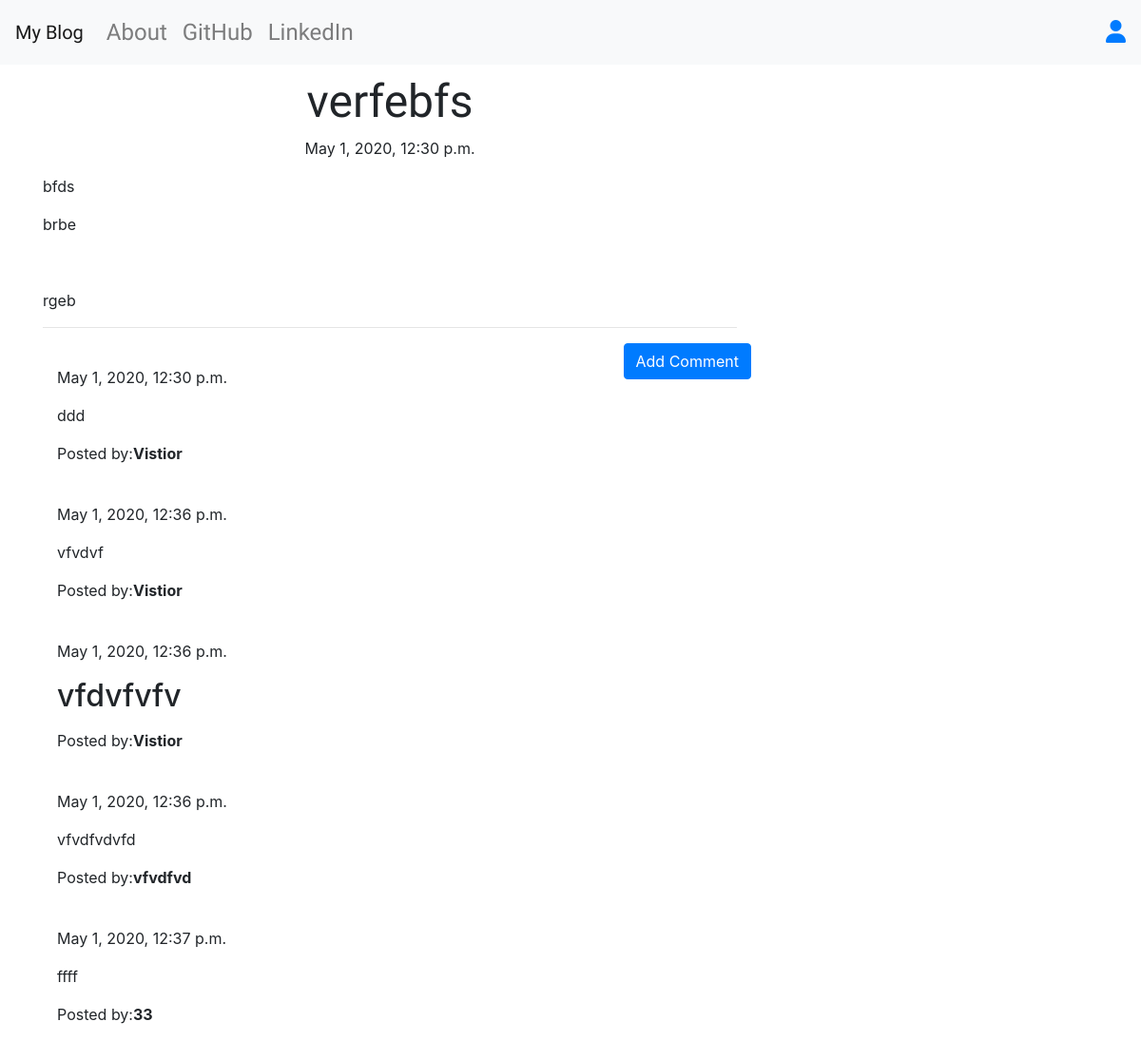
Screenshot of /post/7/ with the database file from the repository.
### blog/models.py (models this page shows, shortened)
class Post(models.Model):
    author = models.ForeignKey('auth.User', on_delete=models.CASCADE)
    title = models.CharField(max_length=200)
    text = models.TextField()
    created_date = models.DateTimeField(default=timezone.now)
    published_date = models.DateTimeField(blank=True, null=True)

class Comment(models.Model):
    post = models.ForeignKey(Post, related_name='comments', on_delete=models.CASCADE)
    author = models.CharField(max_length=200)
    text = models.TextField()
    created_date = models.DateTimeField(default=timezone.now)
    approved_comment = models.BooleanField(default=False)

### blog/views.py (the view)
# urls.py: path('post/<int:pk>/', views.PostDetailView.as_view(), name='post_detail'),
class PostDetailView(DetailView):
    model = Post

### blog/templates/blog/post_detail.html (shortened to what this page needs)
{% extends "blog/base.html" %}
{% block content %}
  <h1 class="posttitle loader">{{ post.title }}</h1>
  {% if post.published_date %}
    <div class="date postdate">
      {{ post.published_date }}
    </div>
  {% else %}
    <a class="btn btn-outline-primary"  href="{% url 'post_publish' pk=post.pk %}">Publish</a>
  {% endif %}
  <p class="postcontent">{{ post.text|safe|linebreaksbr }}</p>
  <hr>
  <a class="btn btn-primary btn-comment" href="{% url 'add_comment_to_post' pk=post.pk %}">Add Comment</a>
  <div class="container">
    {% for comment in post.comments.all %}
      <br>
      {% if user.is_authenticated or comment.approved_comment %}
        {{ comment.created_date }}
          <p>{{ comment.text|safe|linebreaks }}</p>
          <p>Posted by:<strong>{{ comment.author }}</strong></p>
      {% endif %}
      {% empty %}
        <p>No Comment Posted.</p>
    {% endfor %}
  </div>
{% endblock %}

### blog/static/css/blog.css (style rules this page uses)
.postdate { text-align: center; }
.posttitle { font-family: 'M PLUS Rounded 1c', sans-serif; font-size: 3em; text-align: center; }
.postcontent { font-family: 'Noto Sans JP', sans-serif; font-size: 1.5em; }
.btn-comment { position: absolute; right: 0px; }
.loader { filter:hue-rotate(0deg); color:linear-gradient(45deg,#0f8,#08f); animation:hue 10000ms infinite linear; }

### rows the page displays
Post: title "verfebfs", published_date "May 1, 2020, 12:30 p.m.", text "bfds brbe rgeb"
Comment: created_date "May 1, 2020, 12:30 p.m.", text "ddd", author "Vistior"
Comment: created_date "May 1, 2020, 12:36 p.m.", text "vfvdvf", author "Vistior"
Comment: created_date "May 1, 2020, 12:36 p.m.", text "vfdvfvfv", author "Vistior"
Comment: created_date "May 1, 2020, 12:36 p.m.", text "vfvdfvdvfd", author "vfvdfvd"
Comment: created_date "May 1, 2020, 12:37 p.m.", text "ffff", author "33"
